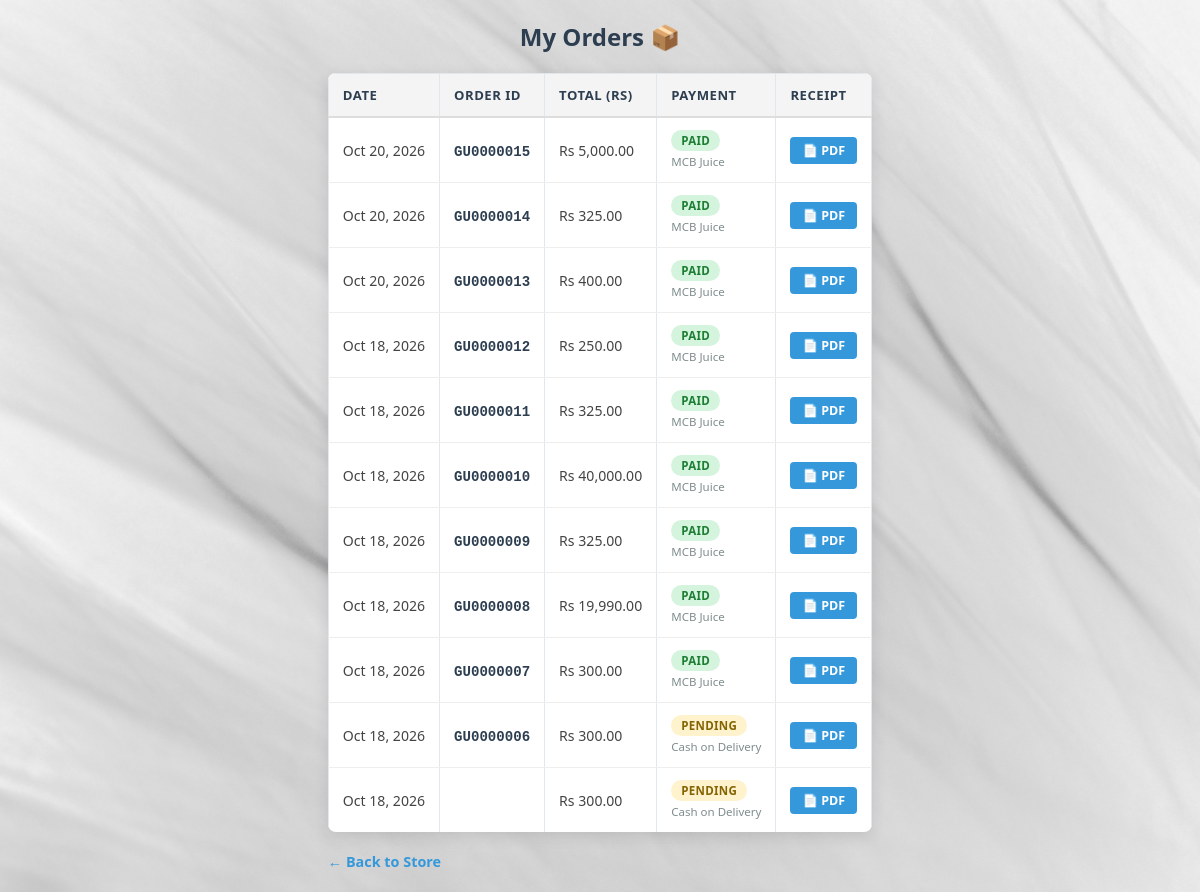
Screenshot of /orders.php (signed in) with the database file from the repository.
### tables this page shows
CREATE TABLE `orders` (
  `id` int(11) NOT NULL,
  `order_code` varchar(32) DEFAULT NULL,
  `user_id` int(11) NOT NULL,
  `username` varchar(100) NOT NULL,
  `first_name` varchar(50) NOT NULL DEFAULT '',
  `last_name` varchar(50) NOT NULL DEFAULT '',
  `delivery_address` varchar(255) NOT NULL DEFAULT '',
  `total_amount` decimal(12,2) NOT NULL,
  `payment_method` varchar(50) NOT NULL DEFAULT 'cod',
  `payment_status` varchar(20) NOT NULL DEFAULT 'pending',
  `delivery_status` varchar(50) NOT NULL DEFAULT 'Pending',
  `payment_reference` varchar(64) DEFAULT NULL,
  `payment_phone` varchar(20) DEFAULT NULL,
  `created_at` timestamp NOT NULL DEFAULT current_timestamp()
);

### orders.php (the view, shortened to what this page needs)
<?php
require_once 'config/db.php';
$stmt = $conn->prepare("SELECT id, order_code, created_at, total_amount, payment_method, payment_status FROM orders WHERE user_id = :uid ORDER BY created_at DESC");
$stmt->execute([':uid' => $_SESSION['user_id']]);
$orders = $stmt->fetchAll(PDO::FETCH_ASSOC);
$first_name = $_SESSION['first_name'] ?? $_SESSION['username'];
?>
<!DOCTYPE html>
<html lang="en">
<head>
    <link rel="stylesheet" href="css/style.css">
</head>
<body>
    <div class="orders-container">
        <h2>My Orders 📦</h2>
        <?php if (empty($orders)): ?>
            <div class="empty-state">
                <div class="icon">📭</div>
                <p>You haven't placed any orders yet, <strong><?php echo htmlspecialchars($first_name); ?></strong>.</p>
                <p style="margin-top:15px;">
                    <a href="store.php" class="btn-receipt" style="padding:9px 20px;">Start Shopping</a>
                </p>
            </div>
        <?php else: ?>
            <table class="orders-table">
                <thead>
                    <tr>
                        <th>Date</th>
                        <th>Order ID</th>
                        <th>Total (Rs)</th>
                        <th>Payment</th>
                        <th>Receipt</th>
                    </tr>
                </thead>
                <tbody>
                    <?php foreach ($orders as $o): ?>
                        <tr>
                            <td data-label="Date">
                                <?php echo date('M j, Y', strtotime($o['created_at'])); ?>
                            </td>
                            <td data-label="Order ID">
                                <span class="order-code"><?php echo htmlspecialchars($o['order_code']); ?></span>
                            </td>
                            <td data-label="Total (Rs)">
                                Rs <?php echo number_format($o['total_amount'], 2); ?>
                            </td>
                            <td data-label="Payment">
                                <span class="badge badge-<?php echo htmlspecialchars($o['payment_status']); ?>">
                                    <?php echo htmlspecialchars($o['payment_status']); ?>
                                </span>
                                <br>
                                <span style="font-size:0.72rem; color:#7f8c8d;">
                                    <?php echo $o['payment_method'] === 'mcb_juice' ? 'MCB Juice' : 'Cash on Delivery'; ?>
                                </span>
                            </td>
                            <td data-label="Receipt">
                                <a href="receipt.php?order=<?php echo urlencode($o['order_code']); ?>"
                                   class="btn-receipt">📄 PDF</a>
                            </td>
                        </tr>
                    <?php endforeach; ?>
                </tbody>
            </table>
        <?php endif; ?>
        <a href="store.php" class="back-store" style="color: #3498db;">← Back to Store</a>
    </div>
</body>
</html>

### css/style.css (style rules this page uses)
* { box-sizing: border-box; margin: 0; padding: 0; font-family: 'Segoe UI', Tahoma, Geneva, Verdana, sans-serif; }
body { background-image: url('../images/background.jpg'); background-size: cover; background-position: center; background-repeat: no-repeat; background-attachment: fixed; margin: 0; padding: 0; font-family: 'Segoe UI', Tahoma, Geneva, Verdana, sans-serif; display: flex; justify-content: center; align-items: center; min-height: 100vh; }
h2 { margin-bottom: 20px; color: #2c3e50; text-align: center; }
table { width: 100%; border-collapse: collapse; margin-top: 20px; background-color: #ffffff; border-radius: 6px; overflow: hidden; box-shadow: 0 2px 5px rgba(0, 0, 0, 0.05); }
th, td { padding: 12px; border: 1px solid #e1e8ed; text-align: left; }
th { background-color: #2c3e50; color: white; }
html, body { background-color: #eaeced !important; background-image: url('../images/background-texture.jpg') !important; background-size: cover !important; background-position: center !important; background-repeat: no-repeat !important; background-attachment: fixed !important; margin: 0; padding: 0; min-height: 100vh; }
.crud-container, .admin-container, .orders-container, .auth-container { background: transparent !important; box-shadow: none !important; }
h2, h3 { color: #2c3e50 !important; text-shadow: none !important; }
table { background-color: #ffffff !important; box-shadow: 0 4px 15px rgba(0,0,0,0.1) !important; border-radius: 8px; overflow: hidden; }

### orders.php (style rules this page uses)
body { background-image: url('images/background-texture.jpg') !important; background-size: cover !important; background-position: center !important; background-repeat: no-repeat !important; background-attachment: fixed !important; }
.crud-container, .admin-container, .orders-container, .auth-container { background: transparent !important; }
h2, h3, p { color: #2c3e50 !important; text-shadow: none !important; }
.orders-container { max-width: 900px; margin: 0 auto; padding: 20px; background: transparent !important; }
.orders-container h2 { color: #2c3e50 !important; text-shadow: none !important; margin-bottom: 20px; }
.orders-table { width: 100%; background: #fff; border-collapse: collapse; border-radius: 8px; overflow: hidden; box-shadow: 0 2px 8px rgba(0,0,0,0.08); }
.orders-table th { background: #f4f4f4; padding: 12px 14px; text-align: left; font-size: 0.82rem; color: #2c3e50; letter-spacing: 0.5px; text-transform: uppercase; border-bottom: 2px solid #ddd; }
.orders-table td { padding: 12px 14px; border-bottom: 1px solid #eee; font-size: 0.88rem; color: #444; }
.orders-table tr:last-child td { border-bottom: none; }
.badge { display: inline-block; padding: 3px 10px; border-radius: 12px; font-size: 0.72rem; font-weight: 700; letter-spacing: 0.3px; text-transform: uppercase; }
.badge-paid { background: #d4f4de; color: #1e7e34; }
.badge-pending { background: #fff3cd; color: #856404; }
.order-code { font-family: 'Courier New', monospace; font-weight: 700; color: #2c3e50; }
.btn-receipt { display: inline-block; background: #3498db; color: #fff; padding: 5px 12px; border-radius: 4px; text-decoration: none; font-size: 0.78rem; font-weight: 600; }
.back-store { display: inline-block; margin-top: 20px; color: #3498db; text-decoration: none; font-weight: 600; font-size: 0.9rem; }

### rows the page displays
orders: created_at "Oct 20, 2026", order_code "GU0000015", total_amount "5,000.00", payment_status "PAID", payment_method "MCB Juice"
orders: created_at "Oct 20, 2026", order_code "GU0000014", total_amount "325.00", payment_status "PAID", payment_method "MCB Juice"
orders: created_at "Oct 20, 2026", order_code "GU0000013", total_amount "400.00", payment_status "PAID", payment_method "MCB Juice"
orders: created_at "Oct 18, 2026", order_code "GU0000012", total_amount "250.00", payment_status "PAID", payment_method "MCB Juice"
orders: created_at "Oct 18, 2026", order_code "GU0000011", total_amount "325.00", payment_status "PAID", payment_method "MCB Juice"
orders: created_at "Oct 18, 2026", order_code "GU0000010", total_amount "40,000.00", payment_status "PAID", payment_method "MCB Juice"
orders: created_at "Oct 18, 2026", order_code "GU0000009", total_amount "325.00", payment_status "PAID", payment_method "MCB Juice"
orders: created_at "Oct 18, 2026", order_code "GU0000008", total_amount "19,990.00", payment_status "PAID", payment_method "MCB Juice"
orders: created_at "Oct 18, 2026", order_code "GU0000007", total_amount "300.00", payment_status "PAID", payment_method "MCB Juice"
orders: created_at "Oct 18, 2026", order_code "GU0000006", total_amount "300.00", payment_status "PENDING", payment_method "Cash on Delivery"
orders: created_at "Oct 18, 2026", total_amount "300.00", payment_status "PENDING", payment_method "Cash on Delivery"
